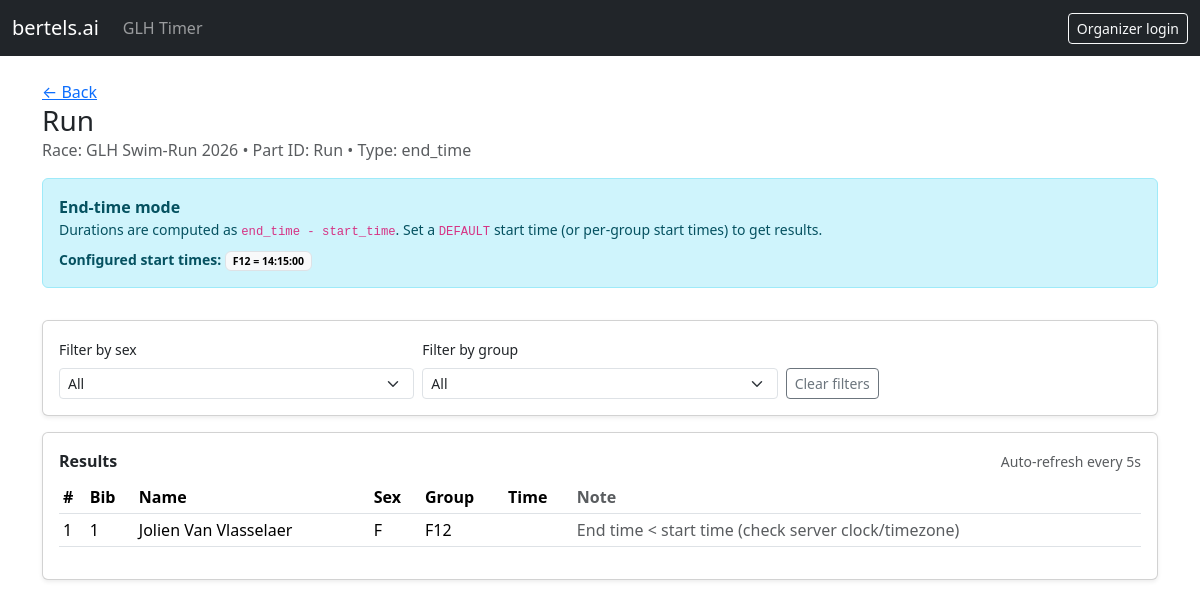
Before: /races/GLH Swim-Run 2026/parts/Run with the older database file.
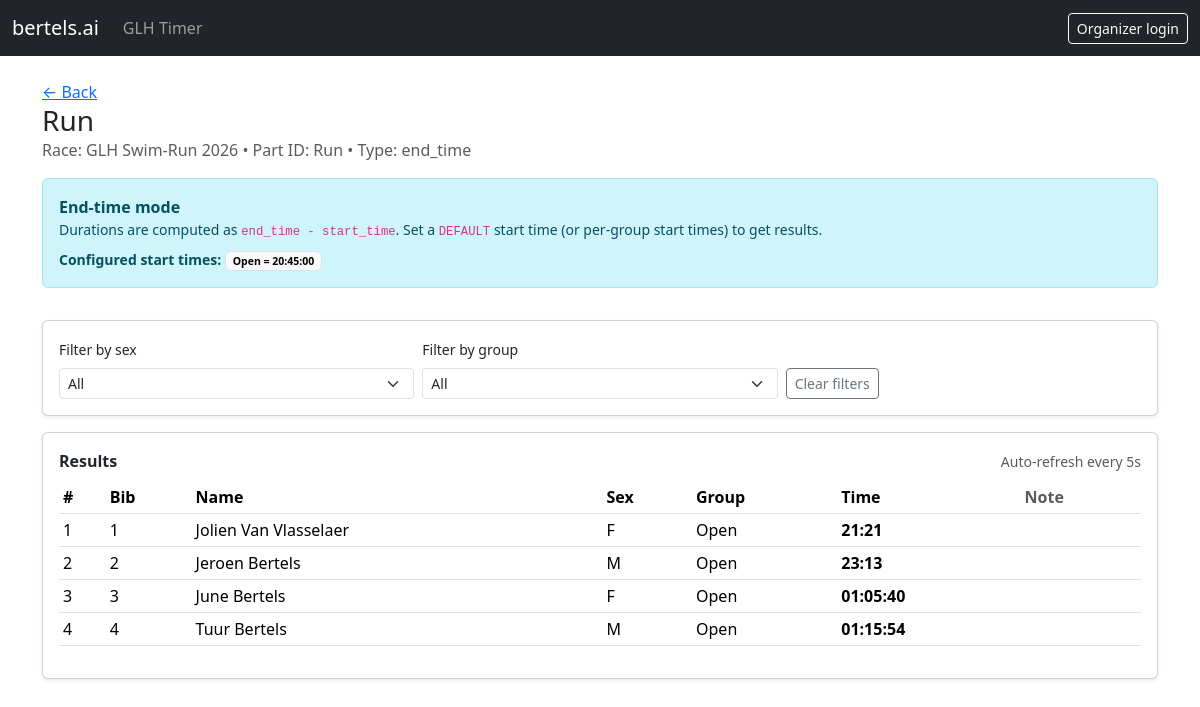
After: the same page with the newer database file.
### app/models.py (models this page shows)
class RacePartStartTime(Base):
    __tablename__ = "race_part_start_times"
    id: Mapped[int] = mapped_column(Integer, primary_key=True, autoincrement=True)
    race_id: Mapped[str] = mapped_column(String, nullable=False)
    race_part_id: Mapped[str] = mapped_column(String, nullable=False)
    group_name: Mapped[str] = mapped_column(String, nullable=False, default="DEFAULT")
    start_time_hms: Mapped[str] = mapped_column(String, nullable=False)
    race_part_fk: Mapped[int] = mapped_column(ForeignKey("race_parts.id", ondelete="CASCADE"), nullable=False)
    race_part: Mapped["RacePart"] = relationship(back_populates="start_times")
    __table_args__ = (
        UniqueConstraint("race_id", "race_part_id", "group_name", name="uq_start_time_group"),
        Index("ix_start_times_race_part", "race_id", "race_part_id"),
    )

class Participant(Base):
    __tablename__ = "participants"
    id: Mapped[int] = mapped_column(Integer, primary_key=True, autoincrement=True)
    participant_id: Mapped[str] = mapped_column(String, nullable=False)  # bib
    race_id: Mapped[str] = mapped_column(ForeignKey("races.race_id", ondelete="CASCADE"), nullable=False)
    firstname: Mapped[str] = mapped_column(String, nullable=False)
    lastname: Mapped[str] = mapped_column(String, nullable=False)
    sex: Mapped[str] = mapped_column(String, nullable=True, default="")
    group_name: Mapped[str] = mapped_column(String, nullable=True, default="")
    club_name: Mapped[str] = mapped_column(String, nullable=True, default="")
    race: Mapped["Race"] = relationship(back_populates="participants")
    timing_events: Mapped[list["TimingEvent"]] = relationship(back_populates="participant")
    __table_args__ = (
        UniqueConstraint("race_id", "participant_id", name="uq_participant_per_race"),
        Index("ix_participants_race", "race_id"),
    )

### app/main.py (the view)
@app.get("/races/{race_id}/parts/{race_part_id}", response_class=HTMLResponse)
def race_part_page(
    race_id: str,
    race_part_id: str,
    request: Request,
    admin=Depends(get_current_admin),
    session=Depends(get_session),
):
    race = services.get_race(session, race_id)
    if not race:
        raise HTTPException(status_code=404, detail="Race not found")
    part = services.get_race_part(session, race_id, race_part_id)
    if not part:
        raise HTTPException(status_code=404, detail="Race part not found")
    table = services.get_results(session, race_id, race_part_id)
    start_times = services.get_start_times(session, race_id, race_part_id)
    non_overall_parts = [p for p in services.list_race_parts(session, race_id) if p.time_event_type != "overall"]
    return templates.TemplateResponse(
        "race_part.html",
        {
            "request": request,
            "race": race,
            "part": part,
            "results": table,
            "admin": admin,
            "start_times": start_times,
            "poll_ms": settings.RESULTS_POLL_MS,
            "non_overall_parts": non_overall_parts,
        },
    )

### app/templates/race_part.html (shortened to what this page needs)
{% extends "base.html" %}
{% block content %}
<div class="d-flex align-items-start justify-content-between gap-3 flex-wrap mb-3">
  <div>
    <div class="text-muted"><a href="/races/{{ race.race_id }}">← Back</a></div>
    <h1 class="h3 m-0">{{ part.name }}</h1>
    <div class="text-muted">Race: {{ race.race_id }} • Part ID: {{ part.race_part_id }} • Type: {{ part.time_event_type }}</div>
  </div>
</div>
{% if part.time_event_type == "end_time" %}
  <div class="alert alert-info">
    <div class="fw-semibold">End-time mode</div>
    <div class="small">Durations are computed as <code>end_time - start_time</code>. Set a <code>DEFAULT</code> start time (or per-group start times) to get results.</div>
    {% if start_times %}
      <div class="small mt-2">
        <span class="fw-semibold">Configured start times:</span>
        {% for st in start_times %}
          <span class="badge text-bg-light border">{{ st.group_name }} = {{ st.start_time_hms }}</span>
        {% endfor %}
      </div>
    {% endif %}
  </div>
{% endif %}
<div class="card shadow-sm mb-3">
  <div class="card-body">
    <div class="row g-2 align-items-end">
      <div class="col-12 col-md-4">
        <label class="form-label small">Filter by sex</label>
        <select class="form-select form-select-sm" id="filter-sex">
          <option value="">All</option>
        </select>
      </div>
      <div class="col-12 col-md-4">
        <label class="form-label small">Filter by group</label>
        <select class="form-select form-select-sm" id="filter-group">
          <option value="">All</option>
        </select>
      </div>
      <div class="col-12 col-md-4">
        <button class="btn btn-outline-secondary btn-sm" id="clear-filters" type="button">Clear filters</button>
      </div>
    </div>
  </div>
</div>
<div class="card shadow-sm">
  <div class="card-body">
    <div class="d-flex align-items-center justify-content-between mb-2">
      <div class="fw-semibold">Results</div>
      <div class="small text-muted">Auto-refresh every {{ (poll_ms/1000)|int }}s</div>
    </div>
    <div class="table-responsive">
      <table id="results-table" class="table table-sm align-middle" id="results-table">
        {% include "partials/results_table.html" %}
      </table>
    </div>
  </div>
</div>
{% endblock %}

### app/templates/partials/results_table.html (shortened to what this page needs)
<thead>
  <tr>
    <th>#</th>
    <th>Bib</th>
    <th>Name</th>
    <th>Sex</th>
    <th>Group</th>
    <th>Time</th>
    <th class="text-muted">Note</th>
  </tr>
</thead>
<tbody>
  {% for r in results %}
    <tr data-sex="{{ (r.sex or '')|lower }}" data-group="{{ (r.group or '')|lower }}">
      <td>{{ loop.index }}</td>
      <td>{{ r.bib }}</td>
      <td>{{ r.name }}</td>
      <td>{{ r.sex }}</td>
      <td>{{ r.group }}</td>
      <td><strong>{{ r.duration_str }}</strong></td>
      <td class="text-muted">{{ r.note }}</td>
    </tr>
  {% endfor %}
</tbody>

Changed rows visible on the page:
changed RacePartStartTime: group_name "F12" → "Open"; start_time_hms "14:15:00" → "20:45:00"
changed Participant (number 1 of 4 on the later page): group "F12" → "Open"; duration_str (not shown) → "21:21"; note "End time < start time (check server clock/timezone)" → (not shown)
added Participant: bib "2", name "Jeroen Bertels", sex "M", group "Open", duration_str "23:13"
added Participant: bib "3", name "June Bertels", sex "F", group "Open", duration_str "01:05:40"
added Participant: bib "4", name "Tuur Bertels", sex "M", group "Open", duration_str "01:15:54"
